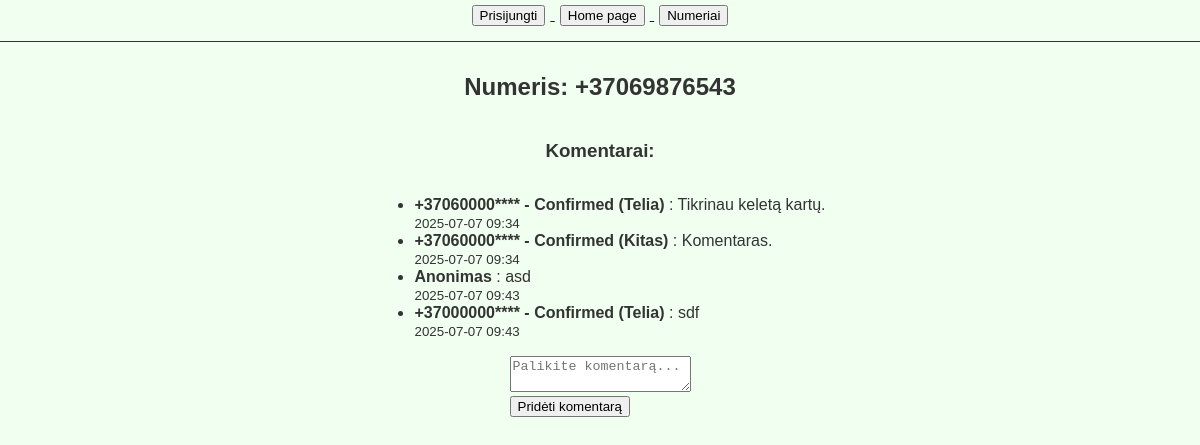
Page /number/2 on the committed database.
### models.py (models this page shows)
class PhoneNumber(db.Model):
    id = db.Column(db.Integer, primary_key=True)
    number = db.Column(db.String, unique=True, nullable=False)
    check_count = db.Column(db.Integer, default=0)
    valid = db.Column(db.Boolean, default=False)
    comments = db.relationship('Comment', backref='phone_number')

class Comment(db.Model):
    id = db.Column(db.Integer, primary_key=True)
    content = db.Column(db.String, nullable=False)
    timestamp = db.Column(db.DateTime, default=datetime.datetime.now)
    user_id = db.Column(db.Integer, db.ForeignKey('user.id'), nullable=True)
    phone_number_id = db.Column(db.Integer, db.ForeignKey('phone_number.id'), nullable=False)

class User(db.Model):
    id = db.Column(db.Integer, primary_key=True)
    phone = db.Column(db.String(12), unique=True, nullable=True)
    password = db.Column(db.String, nullable=False)
    is_confirmed = db.Column(db.Boolean, default=False)
    network = db.Column(db.String, nullable=True)
    comments = db.relationship('Comment', backref='user')

### app.py (the view, shortened to what this page needs)
@app.route('/number/<int:number_id>', methods=['GET', 'POST'])
def number_detail(number_id):
    number = PhoneNumber.query.get(number_id)
    user_id = session.get('user_id')
    user = User.query.get(user_id) if user_id else None
    comments = number.comments
    comments = sorted(comments, key=lambda c: c.timestamp, reverse=False)
    return render_template('number_detail.html', number=number, comments=comments, user=user)

### templates/number_detail.html
{% extends 'base.html' %}
{% block content %}
<h2>Numeris: {{ number.number }}</h2>
<h3>Komentarai:</h3>
<ul>
    {% for comment in comments %}
    <li>
        <strong>
            {% if comment.user %}
                {% if comment.user.is_confirmed %}
                    {{ comment.user.phone[:9] }}**** - Confirmed ({{ comment.user.network }})
                {% endif %}
            {% else %}
            Anonimas
            {% endif %}
        </strong>:
        {{ comment.content }}<br>
        <small>{{ comment.timestamp.strftime('%Y-%m-%d %H:%M') }}</small>
    </li>
    {% else %}
    <li>Nėra komentarų.</li>
    {% endfor %}
</ul>
<form method="post">
    <textarea name="content" required placeholder="Palikite komentarą..."></textarea><br>
    <input type="submit" value="Pridėti komentarą">
</form>
{% endblock %}

### templates/base.html (shortened to what this page needs)
<!DOCTYPE html>
<html lang="en">
<head>
    <link rel="stylesheet" href="{{ url_for('static', filename='styles.css') }}">
</head>
<body>
<nav>
    {% if session.get('user_id') %}
        <form action="{{ url_for('logout') }}" method="post" style="display:inline;">
            <button type="submit" style="margin: 5px;">Atsijungti</button>
        </form>
    {% else %}
        <a href="{{ url_for('login') }}">
            <button style="margin: 5px;">Prisijungti</button>
        </a>
    {% endif %}
    <a href="{{ url_for('valid_number') }}">
        <button style="margin: 5px;">Home page</button>
    </a>
    <a href="{{ url_for('numbers') }}">
        <button style="margin: 5px;">Numeriai</button>
    </a>
</nav><hr>
{% block content %}
{% endblock %}
</body>
</html>

### static/styles.css (style rules this page uses)
body { background-color: #F0FFF0; color: #333; font-family: Arial, Helvetica, sans-serif; margin: 0; padding: 0; display: flex; flex-direction: column; align-items: center; }
hr { border: 0; border-top: 1px solid #333; height: 1px; margin: 10px 0; width: 100%; }

### rows in the picture
PhoneNumber: number "+37069876543"
Comment: user "+37060000", user.network "Telia", content "Tikrinau keletą kartų.", timestamp "2025-07-07 09:34"
Comment: user "+37060000", user.network "Kitas", content "Komentaras.", timestamp "2025-07-07 09:34"
Comment: shows "Anonimas", content "asd", timestamp "2025-07-07 09:43"
Comment: user "+37000000", user.network "Telia", content "sdf", timestamp "2025-07-07 09:43"
